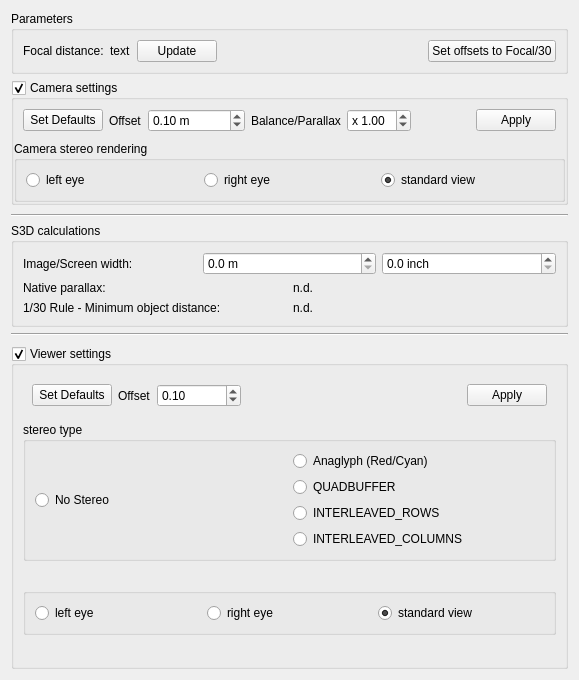
<?xml version="1.0" encoding="UTF-8"?>
<ui version="4.0">
 <class>VP1CustomStereoEditorForm</class>
 <widget class="QWidget" name="VP1CustomStereoEditorForm">
  <property name="geometry">
   <rect>
    <x>0</x>
    <y>0</y>
    <width>579</width>
    <height>680</height>
   </rect>
  </property>
  <property name="windowTitle">
   <string>Edit Custom STEREO View</string>
  </property>
  <layout class="QVBoxLayout" name="verticalLayout">
   <item>
    <widget class="QGroupBox" name="groupBox_parameters">
     <property name="title">
      <string>Parameters</string>
     </property>
     <layout class="QHBoxLayout" name="horizontalLayout_7">
      <item>
       <widget class="QLabel" name="label_5">
        <property name="text">
         <string>Focal distance:</string>
        </property>
       </widget>
      </item>
      <item>
       <widget class="QLabel" name="label_focal">
        <property name="text">
         <string>text</string>
        </property>
       </widget>
      </item>
      <item>
       <widget class="QPushButton" name="pushButton_focal">
        <property name="text">
         <string>Update</string>
        </property>
       </widget>
      </item>
      <item>
       <spacer name="horizontalSpacer_2">
        <property name="orientation">
         <enum>Qt::Horizontal</enum>
        </property>
        <property name="sizeHint" stdset="0">
         <size>
          <width>40</width>
          <height>20</height>
         </size>
        </property>
       </spacer>
      </item>
      <item>
       <widget class="QPushButton" name="pushButton_setToFocal30">
        <property name="toolTip">
         <string>Sets the camera's and viewer's offset to: (current Focal Legnth) / 30</string>
        </property>
        <property name="text">
         <string>Set offsets to Focal/30</string>
        </property>
       </widget>
      </item>
     </layout>
    </widget>
   </item>
   <item>
    <widget class="QGroupBox" name="groupBox_camera">
     <property name="title">
      <string>Camera settings</string>
     </property>
     <property name="checkable">
      <bool>true</bool>
     </property>
     <property name="checked">
      <bool>true</bool>
     </property>
     <layout class="QVBoxLayout" name="verticalLayout_2">
      <property name="spacing">
       <number>0</number>
      </property>
      <property name="margin">
       <number>0</number>
      </property>
      <item>
       <widget class="QWidget" name="widget_utilityZoomContents" native="true">
        <layout class="QHBoxLayout" name="horizontalLayout_2">
         <item>
          <widget class="QPushButton" name="pushButton_defCamera">
           <property name="toolTip">
            <string>Sets the offset to 0.1, 
which is the approximate distance 
between the human eyes; 
and the Balance to 1.0, 
which means that the Zero Parallax Plan is put at the Focal Distance.</string>
           </property>
           <property name="text">
            <string>Set Defaults</string>
           </property>
          </widget>
         </item>
         <item>
          <widget class="QLabel" name="label_2">
           <property name="toolTip">
            <string>Sets the stereo adjustment.
This is the distance between the left
 and right &quot;eye&quot; when doing stereo rendering.
The default distance is 0.1, 
 which is chosen since it's the approximate distance 
 between the human eyes.</string>
           </property>
           <property name="whatsThis">
            <string>To create a nice looking and visible stereo effect, the application programmer will often have to adjust this value. If all you want to do is examine simple stand-alone 3D objects, it is possible to calculate a stereo offset based on the bounding box of the 3D model (or scale the model down to an appropriate size).

However, if you have a large scene, where you want to fly around in the scene, and see stereo on different objects as you approach them, you can't calculate the stereo offset based on the bounding box of the scene, but rather use a stereo offset based on the scale of the individual objects/details you want to examine.</string>
           </property>
           <property name="text">
            <string>Offset</string>
           </property>
          </widget>
         </item>
         <item>
          <widget class="QDoubleSpinBox" name="doubleSpinBox_offset">
           <property name="toolTip">
            <string>the offset between the two cameras. 
The default value is 0.10, 
which is the approximate distance between the two human eyes</string>
           </property>
           <property name="suffix">
            <string> m</string>
           </property>
           <property name="decimals">
            <number>2</number>
           </property>
           <property name="minimum">
            <double>0.000000000000000</double>
           </property>
           <property name="maximum">
            <double>99999999.000000000000000</double>
           </property>
           <property name="singleStep">
            <double>0.100000000000000</double>
           </property>
           <property name="value">
            <double>0.100000000000000</double>
           </property>
          </widget>
         </item>
         <item>
          <widget class="QLabel" name="label_3">
           <property name="toolTip">
            <string>Sets the stereo balance adjustment.
 This is a factor that enables you to move
 the zero parallax plane. 
 Geometry in front of the zero parallax plane
 will appear to be in front of the screen.
The balance adjustment is multiplied
 with the focal distance to find the zero parallax plane.</string>
           </property>
           <property name="text">
            <string>Balance/Parallax</string>
           </property>
          </widget>
         </item>
         <item>
          <widget class="QDoubleSpinBox" name="doubleSpinBox_parallax">
           <property name="toolTip">
            <string>The default value is 1.0, and the zero parallax plane is then at the focal point</string>
           </property>
           <property name="prefix">
            <string>x </string>
           </property>
           <property name="suffix">
            <string/>
           </property>
           <property name="minimum">
            <double>-3.000000000000000</double>
           </property>
           <property name="maximum">
            <double>3.000000000000000</double>
           </property>
           <property name="singleStep">
            <double>0.100000000000000</double>
           </property>
           <property name="value">
            <double>1.000000000000000</double>
           </property>
          </widget>
         </item>
         <item>
          <spacer name="horizontalSpacer">
           <property name="orientation">
            <enum>Qt::Horizontal</enum>
           </property>
           <property name="sizeHint" stdset="0">
            <size>
             <width>40</width>
             <height>20</height>
            </size>
           </property>
          </spacer>
         </item>
         <item>
          <widget class="QPushButton" name="pushButton_refresh">
           <property name="minimumSize">
            <size>
             <width>60</width>
             <height>0</height>
            </size>
           </property>
           <property name="maximumSize">
            <size>
             <width>120</width>
             <height>16777215</height>
            </size>
           </property>
           <property name="text">
            <string>Apply</string>
           </property>
          </widget>
         </item>
        </layout>
       </widget>
      </item>
      <item>
       <widget class="QGroupBox" name="groupBox_cameraRendering">
        <property name="title">
         <string>Camera stereo rendering</string>
        </property>
        <layout class="QVBoxLayout" name="verticalLayout_9">
         <item>
          <layout class="QHBoxLayout" name="horizontalLayout_3">
           <item>
            <widget class="QRadioButton" name="radioButton_left">
             <property name="toolTip">
              <string>Show only the left eye image</string>
             </property>
             <property name="text">
              <string>left eye</string>
             </property>
            </widget>
           </item>
           <item>
            <widget class="QRadioButton" name="radioButton_right">
             <property name="toolTip">
              <string>Show only the right eye image</string>
             </property>
             <property name="text">
              <string>right eye</string>
             </property>
            </widget>
           </item>
           <item>
            <widget class="QRadioButton" name="radioButton_standard">
             <property name="toolTip">
              <string>NO STEREO mode</string>
             </property>
             <property name="text">
              <string>standard view</string>
             </property>
             <property name="checked">
              <bool>true</bool>
             </property>
            </widget>
           </item>
          </layout>
         </item>
        </layout>
       </widget>
      </item>
     </layout>
    </widget>
   </item>
   <item>
    <spacer name="verticalSpacer_3">
     <property name="orientation">
      <enum>Qt::Vertical</enum>
     </property>
     <property name="sizeHint" stdset="0">
      <size>
       <width>20</width>
       <height>40</height>
      </size>
     </property>
    </spacer>
   </item>
   <item>
    <widget class="Line" name="line">
     <property name="orientation">
      <enum>Qt::Horizontal</enum>
     </property>
    </widget>
   </item>
   <item>
    <widget class="QGroupBox" name="groupBox_S3Dcalculations">
     <property name="title">
      <string>S3D calculations</string>
     </property>
     <layout class="QVBoxLayout" name="verticalLayout_8">
      <item>
       <layout class="QHBoxLayout" name="horizontalLayout_10">
        <item>
         <widget class="QLabel" name="label_imageWidth">
          <property name="text">
           <string>Image/Screen width:</string>
          </property>
         </widget>
        </item>
        <item>
         <widget class="QDoubleSpinBox" name="doubleSpinBox_imageWidth_meter">
          <property name="suffix">
           <string> m</string>
          </property>
          <property name="decimals">
           <number>1</number>
          </property>
          <property name="singleStep">
           <double>0.100000000000000</double>
          </property>
         </widget>
        </item>
        <item>
         <widget class="QDoubleSpinBox" name="doubleSpinBox_imageWidth_inch">
          <property name="suffix">
           <string> inch</string>
          </property>
          <property name="decimals">
           <number>1</number>
          </property>
          <property name="maximum">
           <double>100000.000000000000000</double>
          </property>
          <property name="singleStep">
           <double>0.100000000000000</double>
          </property>
         </widget>
        </item>
       </layout>
      </item>
      <item>
       <layout class="QVBoxLayout" name="verticalLayout_7">
        <item>
         <layout class="QHBoxLayout" name="horizontalLayout_8">
          <item>
           <widget class="QLabel" name="label_nativeParal">
            <property name="toolTip">
             <string>The Native Parallax is (Offset / Image width).
 You should make sure to keep the maximum positive parallax under the Native value.</string>
            </property>
            <property name="text">
             <string>Native parallax:</string>
            </property>
           </widget>
          </item>
          <item>
           <widget class="QLabel" name="label_nativeParalValue">
            <property name="text">
             <string>n.d.</string>
            </property>
           </widget>
          </item>
         </layout>
        </item>
        <item>
         <layout class="QHBoxLayout" name="horizontalLayout_9">
          <item>
           <widget class="QLabel" name="label_minObjDist">
            <property name="text">
             <string>1/30 Rule - Minimum object distance:</string>
            </property>
           </widget>
          </item>
          <item>
           <widget class="QLabel" name="label_minObjDistValue">
            <property name="text">
             <string>n.d.</string>
            </property>
           </widget>
          </item>
         </layout>
        </item>
       </layout>
      </item>
     </layout>
    </widget>
   </item>
   <item>
    <widget class="Line" name="line_2">
     <property name="orientation">
      <enum>Qt::Horizontal</enum>
     </property>
    </widget>
   </item>
   <item>
    <spacer name="verticalSpacer">
     <property name="orientation">
      <enum>Qt::Vertical</enum>
     </property>
     <property name="sizeHint" stdset="0">
      <size>
       <width>20</width>
       <height>40</height>
      </size>
     </property>
    </spacer>
   </item>
   <item>
    <widget class="QGroupBox" name="groupBox_viewer">
     <property name="title">
      <string>Viewer settings</string>
     </property>
     <property name="checkable">
      <bool>true</bool>
     </property>
     <property name="checked">
      <bool>true</bool>
     </property>
     <layout class="QVBoxLayout" name="verticalLayout_3">
      <item>
       <widget class="QWidget" name="widget_utilityZoomContents_2" native="true">
        <layout class="QHBoxLayout" name="horizontalLayout_4">
         <item>
          <widget class="QPushButton" name="pushButton_defViewer">
           <property name="toolTip">
            <string>Sets the offset to 0.1, 
which is the approximate distance 
between the human eyes</string>
           </property>
           <property name="text">
            <string>Set Defaults</string>
           </property>
          </widget>
         </item>
         <item>
          <widget class="QLabel" name="label_4">
           <property name="toolTip">
            <string>Sets the stereo adjustment. This is the distance between the left and right &quot;eye&quot; when doing stereo rendering.

The default distance is 0.1, which is chosen since it's the approximate distance between the human eyes.</string>
           </property>
           <property name="whatsThis">
            <string>To create a nice looking and visible stereo effect, the application programmer will often have to adjust this value. If all you want to do is examine simple stand-alone 3D objects, it is possible to calculate a stereo offset based on the bounding box of the 3D model (or scale the model down to an appropriate size).

However, if you have a large scene, where you want to fly around in the scene, and see stereo on different objects as you approach them, you can't calculate the stereo offset based on the bounding box of the scene, but rather use a stereo offset based on the scale of the individual objects/details you want to examine.</string>
           </property>
           <property name="text">
            <string>Offset</string>
           </property>
          </widget>
         </item>
         <item>
          <widget class="QDoubleSpinBox" name="doubleSpinBox_offset_viewer">
           <property name="toolTip">
            <string>the offset between the two cameras</string>
           </property>
           <property name="suffix">
            <string/>
           </property>
           <property name="decimals">
            <number>2</number>
           </property>
           <property name="minimum">
            <double>0.000000000000000</double>
           </property>
           <property name="maximum">
            <double>99999999.000000000000000</double>
           </property>
           <property name="singleStep">
            <double>0.100000000000000</double>
           </property>
           <property name="value">
            <double>0.100000000000000</double>
           </property>
          </widget>
         </item>
         <item>
          <spacer name="horizontalSpacer_4">
           <property name="orientation">
            <enum>Qt::Horizontal</enum>
           </property>
           <property name="sizeHint" stdset="0">
            <size>
             <width>1</width>
             <height>6</height>
            </size>
           </property>
          </spacer>
         </item>
         <item>
          <widget class="QPushButton" name="pushButton_refreshViewer">
           <property name="minimumSize">
            <size>
             <width>60</width>
             <height>0</height>
            </size>
           </property>
           <property name="maximumSize">
            <size>
             <width>120</width>
             <height>16777215</height>
            </size>
           </property>
           <property name="text">
            <string>Apply</string>
           </property>
          </widget>
         </item>
        </layout>
       </widget>
      </item>
      <item>
       <widget class="QGroupBox" name="groupBox">
        <property name="title">
         <string>stereo type</string>
        </property>
        <property name="flat">
         <bool>false</bool>
        </property>
        <layout class="QVBoxLayout" name="verticalLayout_4">
         <item>
          <layout class="QHBoxLayout" name="horizontalLayout">
           <item>
            <widget class="QRadioButton" name="radioButton_noStereo">
             <property name="text">
              <string>No Stereo</string>
             </property>
            </widget>
           </item>
           <item>
            <layout class="QVBoxLayout" name="verticalLayout_6">
             <item>
              <widget class="QRadioButton" name="radioButton_anaglyph">
               <property name="toolTip">
                <string>Set the Red/Cyan 3D mode. You don't need special hardware for this, but you need a pair of common Red/Cyan 3D glasses to see the effect</string>
               </property>
               <property name="text">
                <string>Anaglyph (Red/Cyan)</string>
               </property>
              </widget>
             </item>
             <item>
              <widget class="QRadioButton" name="radioButton_quadbuffer">
               <property name="toolTip">
                <string>Sets the QUAD-buffer 3D mode. You need specail hardware to use it</string>
               </property>
               <property name="statusTip">
                <string/>
               </property>
               <property name="text">
                <string>QUADBUFFER</string>
               </property>
              </widget>
             </item>
             <item>
              <widget class="QRadioButton" name="radioButton_int_rows">
               <property name="toolTip">
                <string>Sets the Interleaved-rows 3D mode. You need special hardware to use this</string>
               </property>
               <property name="text">
                <string>INTERLEAVED_ROWS</string>
               </property>
              </widget>
             </item>
             <item>
              <widget class="QRadioButton" name="radioButton_int_cols">
               <property name="toolTip">
                <string>Sets the Interleaved-columns 3D mode. You need special hardware to use this</string>
               </property>
               <property name="text">
                <string>INTERLEAVED_COLUMNS</string>
               </property>
              </widget>
             </item>
            </layout>
           </item>
          </layout>
         </item>
        </layout>
        <zorder></zorder>
       </widget>
      </item>
      <item>
       <spacer name="verticalSpacer_2">
        <property name="orientation">
         <enum>Qt::Vertical</enum>
        </property>
        <property name="sizeHint" stdset="0">
         <size>
          <width>20</width>
          <height>40</height>
         </size>
        </property>
       </spacer>
      </item>
      <item>
       <widget class="QGroupBox" name="groupBox_2">
        <property name="title">
         <string/>
        </property>
        <property name="flat">
         <bool>true</bool>
        </property>
        <layout class="QVBoxLayout" name="verticalLayout_5">
         <item>
          <layout class="QHBoxLayout" name="horizontalLayout_5">
           <item>
            <widget class="QRadioButton" name="radioButton_left_viewer">
             <property name="toolTip">
              <string>Show only the stereo LEFT eye in REAL COLORS</string>
             </property>
             <property name="text">
              <string>left eye</string>
             </property>
            </widget>
           </item>
           <item>
            <widget class="QRadioButton" name="radioButton_right_viewer">
             <property name="statusTip">
              <string>Show only the stereo RIGHT eye in REAL COLORS</string>
             </property>
             <property name="text">
              <string>right eye</string>
             </property>
            </widget>
           </item>
           <item>
            <widget class="QRadioButton" name="radioButton_standard_viewer">
             <property name="toolTip">
              <string>Standard Red/Cyan anaglyph stereo view</string>
             </property>
             <property name="text">
              <string>standard view</string>
             </property>
             <property name="checked">
              <bool>true</bool>
             </property>
            </widget>
           </item>
          </layout>
         </item>
        </layout>
       </widget>
      </item>
      <item>
       <spacer name="verticalSpacer_4">
        <property name="orientation">
         <enum>Qt::Vertical</enum>
        </property>
        <property name="sizeHint" stdset="0">
         <size>
          <width>20</width>
          <height>40</height>
         </size>
        </property>
       </spacer>
      </item>
     </layout>
    </widget>
   </item>
  </layout>
 </widget>
 <resources/>
 <connections>
  <connection>
   <sender>groupBox_camera</sender>
   <signal>toggled(bool)</signal>
   <receiver>widget_utilityZoomContents</receiver>
   <slot>setVisible(bool)</slot>
   <hints>
    <hint type="sourcelabel">
     <x>66</x>
     <y>241</y>
    </hint>
    <hint type="destinationlabel">
     <x>79</x>
     <y>256</y>
    </hint>
   </hints>
  </connection>
 </connections>
</ui>
